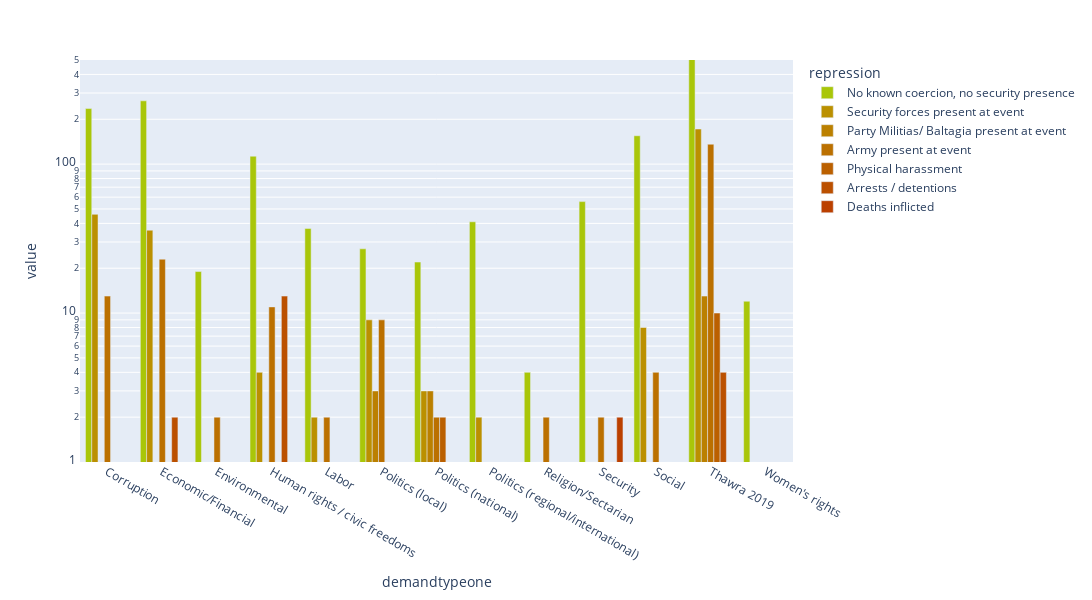

The notebook cell this image was saved under:
### Code cell
df = create_df('demandtypeone',drop_non_violence=False)
color_dict= col_func(df)

fig = px.bar(df, log_y=True, range_y= [1,500],barmode='group',
            width=1400, height=600,
            color_discrete_map=color_dict)
plt.savefig('../plots/leb_plots/demand_repress.png')
fig.show()

### Figure 1 — Plotly figure (JSON) as saved in the notebook; plotly's stock layout.template omitted (floating-point values rounded to 4 significant figures)
{"data": [{"alignmentgroup": "True", "hovertemplate": "repression=No known coercion, no security presence<br>demandtypeone=%{x}<br>value=%{y}<extra></extra>", "legendgroup": "No known coercion, no security presence", "marker": {"color": "#A9C609", "pattern": {"shape": ""}}, "name": "No known coercion, no security presence", "offsetgroup": "No known coercion, no security presence", "orientation": "v", "showlegend": true, "textposition": "auto", "type": "bar", "x": ["Corruption", "Economic/Financial", "Environmental", "Human rights / civic freedoms", "Labor", "Politics (local)", "Politics (national)", "Politics (regional/international)", "Religion/Sectarian", "Security", "Social", "Thawra 2019", "Women's rights"], "xaxis": "x", "y": [236, 266, 19, 113, 37, 27, 22, 41, 4, 56, 155, 1632, 12], "yaxis": "y"}, {"alignmentgroup": "True", "hovertemplate": "repression=Security forces present at event<br>demandtypeone=%{x}<br>value=%{y}<extra></extra>", "legendgroup": "Security forces present at event", "marker": {"color": "#BB9000", "pattern": {"shape": ""}}, "name": "Security forces present at event", "offsetgroup": "Security forces present at event", "orientation": "v", "showlegend": true, "textposition": "auto", "type": "bar", "x": ["Corruption", "Economic/Financial", "Environmental", "Human rights / civic freedoms", "Labor", "Politics (local)", "Politics (national)", "Politics (regional/international)", "Religion/Sectarian", "Security", "Social", "Thawra 2019", "Women's rights"], "xaxis": "x", "y": [46, 36, null, 4, 2, 9, 3, 2, null, null, 8, 172, 1], "yaxis": "y"}, {"alignmentgroup": "True", "hovertemplate": "repression=Party Militias/ Baltagia present at event<br>demandtypeone=%{x}<br>value=%{y}<extra></extra>", "legendgroup": "Party Militias/ Baltagia present at event", "marker": {"color": "#BB8000", "pattern": {"shape": ""}}, "name": "Party Militias/ Baltagia present at event", "offsetgroup": "Party Militias/ Baltagia present at event", "orientation": "v", "showlegend": true, "textposition": "auto", "type": "bar", "x": ["Corruption", "Economic/Financial", "Environmental", "Human rights / civic freedoms", "Labor", "Politics (local)", "Politics (national)", "Politics (regional/international)", "Religion/Sectarian", "Security", "Social", "Thawra 2019", "Women's rights"], "xaxis": "x", "y": [null, null, null, null, null, 3, 3, null, 1, 1, null, 13, null], "yaxis": "y"}, {"alignmentgroup": "True", "hovertemplate": "repression=Army present at event<br>demandtypeone=%{x}<br>value=%{y}<extra></extra>", "legendgroup": "Army present at event", "marker": {"color": "#BB7000", "pattern": {"shape": ""}}, "name": "Army present at event", "offsetgroup": "Army present at event", "orientation": "v", "showlegend": true, "textposition": "auto", "type": "bar", "x": ["Corruption", "Economic/Financial", "Environmental", "Human rights / civic freedoms", "Labor", "Politics (local)", "Politics (national)", "Politics (regional/international)", "Religion/Sectarian", "Security", "Social", "Thawra 2019", "Women's rights"], "xaxis": "x", "y": [13, 23, 2, 11, 2, 9, 2, 1, 2, 2, 4, 136, null], "yaxis": "y"}, {"alignmentgroup": "True", "hovertemplate": "repression=Physical harassment<br>demandtypeone=%{x}<br>value=%{y}<extra></extra>", "legendgroup": "Physical harassment", "marker": {"color": "#BB6000", "pattern": {"shape": ""}}, "name": "Physical harassment", "offsetgroup": "Physical harassment", "orientation": "v", "showlegend": true, "textposition": "auto", "type": "bar", "x": ["Corruption", "Economic/Financial", "Environmental", "Human rights / civic freedoms", "Labor", "Politics (local)", "Politics (national)", "Politics (regional/international)", "Religion/Sectarian", "Security", "Social", "Thawra 2019", "Women's rights"], "xaxis": "x", "y": [1, 1, null, 1, null, null, 2, null, null, null, null, 10, null], "yaxis": "y"}, {"alignmentgroup": "True", "hovertemplate": "repression=Arrests / detentions<br>demandtypeone=%{x}<br>value=%{y}<extra></extra>", "legendgroup": "Arrests / detentions", "marker": {"color": "#BB5000", "pattern": {"shape": ""}}, "name": "Arrests / detentions", "offsetgroup": "Arrests / detentions", "orientation": "v", "showlegend": true, "textposition": "auto", "type": "bar", "x": ["Corruption", "Economic/Financial", "Environmental", "Human rights / civic freedoms", "Labor", "Politics (local)", "Politics (national)", "Politics (regional/international)", "Religion/Sectarian", "Security", "Social", "Thawra 2019", "Women's rights"], "xaxis": "x", "y": [null, 2, null, 13, null, null, 1, 1, null, null, 1, 4, null], "yaxis": "y"}, {"alignmentgroup": "True", "hovertemplate": "repression=Deaths inflicted<br>demandtypeone=%{x}<br>value=%{y}<extra></extra>", "legendgroup": "Deaths inflicted", "marker": {"color": "#BB4000", "pattern": {"shape": ""}}, "name": "Deaths inflicted", "offsetgroup": "Deaths inflicted", "orientation": "v", "showlegend": true, "textposition": "auto", "type": "bar", "x": ["Corruption", "Economic/Financial", "Environmental", "Human rights / civic freedoms", "Labor", "Politics (local)", "Politics (national)", "Politics (regional/international)", "Religion/Sectarian", "Security", "Social", "Thawra 2019", "Women's rights"], "xaxis": "x", "y": [null, null, null, null, null, null, null, null, null, 2, null, 1, null], "yaxis": "y"}], "layout": {"barmode": "group", "height": 600, "legend": {"title": {"text": "repression"}, "tracegroupgap": 0}, "margin": {"t": 60}, "width": 1400, "xaxis": {"anchor": "y", "domain": [0, 1], "title": {"text": "demandtypeone"}}, "yaxis": {"anchor": "x", "domain": [0, 1], "range": [0, 2.699], "title": {"text": "value"}, "type": "log"}}}
